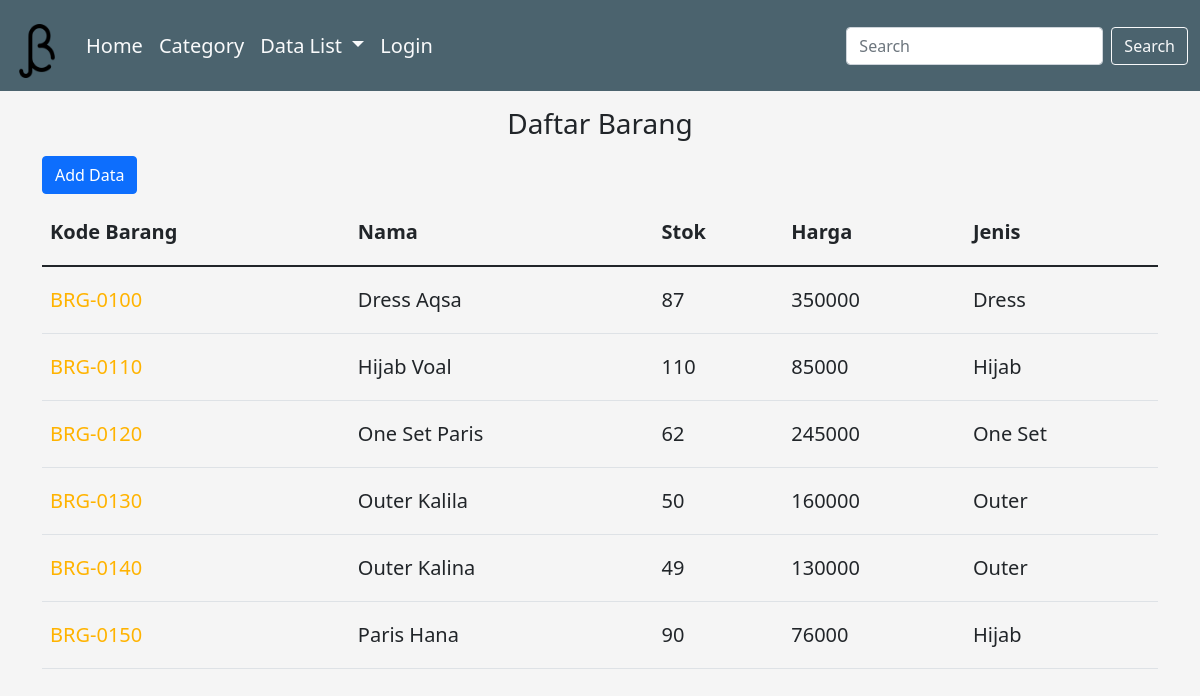
Before: /barang/ with the older database file.
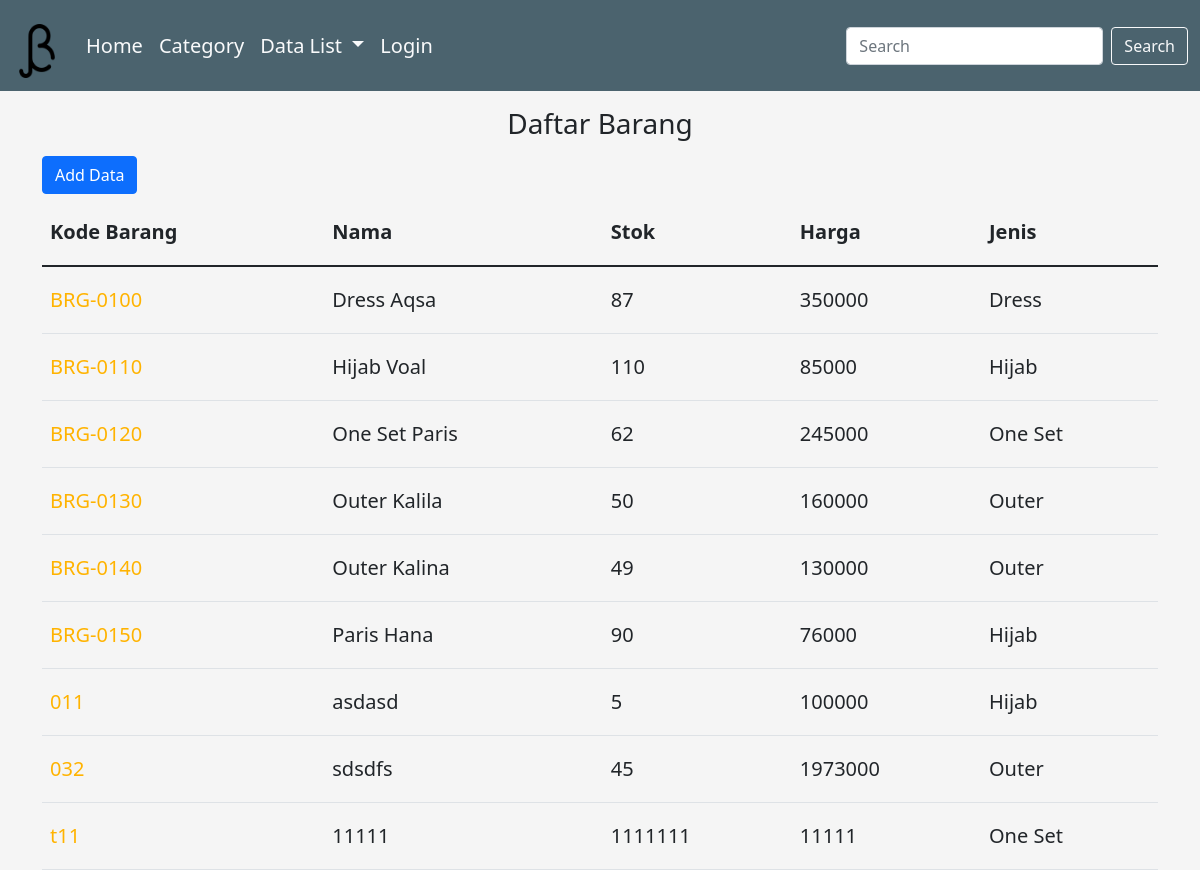
After: the same page with the newer database file.
### dashboard/models.py (models this page shows, shortened)
class Barang(models.Model):
    kodebrg=models.CharField(max_length=8)
    nama=models.CharField(max_length=50)
    stok=models.IntegerField()
    harga=models.BigIntegerField()
    link_gbr=models.CharField(max_length=150, blank=True)
    timestamp=models.DateTimeField(auto_now_add=True)
    jenis_id=models.ForeignKey(Jenis, on_delete=models.CASCADE, null=True)

class Jenis(models.Model):
    nama=models.CharField(max_length=50)
    ket=models.TextField()

### dashboard/views.py (the view)
# urls.py: path('barang/', Barang_View),
def Barang_View(request):
    barangs = Barang.objects.all()
    title = "Data Barang"
    konteks = {
        'barangs': barangs,
        'titlenya': title,
    }
    return render(request, 'tampil_brg.html', konteks)

### templates/tampil_brg.html
{% extends 'base.html' %}
{% load static %}
{% block konten %}
<h3 class="text-center">Daftar Barang</h3>
<div class="container">
    <a href="/addbrg" class="btn btn-primary">Add Data</a>
    <table class="table table-bordered-sm">
        <thead>
            <tr>
                <th>Kode Barang</th>
                <th>Nama</th>
                <th>Stok</th>
                <th>Harga</th>
                <th>Jenis</th>
            </tr>
        </thead>
        <tbody>
            {% for Barang in barangs %}
            <tr>
                <td><a href="{% url 'ubah_brg' Barang.id %}">{{ Barang.kodebrg }}</a></td>
                <td>{{ Barang.nama }}</td>
                <td>{{ Barang.stok }}</td>
                <td>{{ Barang.harga }}</td>
                <td>{{ Barang.jenis_id.nama }}</td>
            </tr>
            {% endfor %}
        </tbody>
    </table>
</div>
{% endblock %}

### templates/base.html (shortened to what this page needs)
<!DOCTYPE html>
<html lang="en">
  <head>
    {% include 'link.html' %}
  </head>
  <body>
    <section id="menunavbar">{% include 'menu.html' %}</section>
    <section class="isi">{% block konten %} {% endblock %}</section>
  </body>
</html>

### templates/link.html (shortened to what this page needs)
{% load static %}
<link href="https://cdn.jsdelivr.net/npm/bootstrap@5.1.3/dist/css/bootstrap.min.css" rel="stylesheet">
<link rel="stylesheet" href="https://cdn.jsdelivr.net/npm/bootstrap-icons@1.8.3/font/bootstrap-icons.css">
<link href="{% static 'css/bootstrap.min.css' %}" rel="stylesheet">
<link href="{% static 'css/signin.css' %}" rel="stylesheet">

### templates/menu.html (shortened to what this page needs)
{% load static %}
<nav class="navbar navbar-expand-lg mb-3" style="background-color: #4b636e;">
  <div class="container-fluid">
    <div class="collapse navbar-collapse" id="navbarTogglerDemo01">
      <a class="navbar-brand" href="#">
        <img src="{% static 'img/loggo.png' %}" alt="Logo" width="50" height="54" class="d-inline-block align-text-top">
      </a>
      <ul class="navbar-nav me-auto mb-2 mb-lg-0">
        <li class="nav-item">
          <a class="nav-link {% if navbar == 'home' %} active {% endif %}" aria-current="page" href="/">Home</a>
        </li>
        <li class="nav-item">
          <a class="nav-link {% if navbar == 'category' %} active {% endif %}" href="/category">Category</a>
        </li>
        <li class="nav-item dropdown">
          <a class="nav-link dropdown-toggle" href="#" id="navbarDropdownMenuLink" data-bs-toggle="dropdown"
            aria-haspopup="true" aria-expanded="false">
            Data List
          </a>
        </li>
        <li class="nav-item">
          <a class="nav-link {% if navbar == 'cart' %} active {% endif %}" href="/admin">Login</a>
        </li>
      </ul>
      <form class="d-flex" role="search">
        <input class="form-control me-2" type="search" placeholder="Search" aria-label="Search">
        <button class="btn btn-outline-light" type="submit">Search</button>
      </form>
    </div>
  </div>
</nav>

### static/css/signin.css (style rules this page uses)
html, body { height: 100%; }
body { align-items: center; padding-bottom: 40px; background-color: #f5f5f5; }

Changed rows visible on the page:
added Barang: kodebrg "011", nama "asdasd", stok "5", harga "100000", jenis_id.nama "Hijab"
added Barang: kodebrg "032", nama "sdsdfs", stok "45", harga "1973000", jenis_id.nama "Outer"
added Barang: kodebrg "t11", nama "11111", stok "1111111", harga "11111", jenis_id.nama "One Set"
